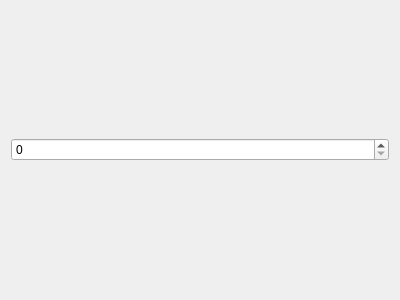
<?xml version="1.0" encoding="UTF-8"?>
<ui version="4.0">
 <class>IntSettingCard</class>
 <widget class="QWidget" name="IntSettingCard">
  <property name="geometry">
   <rect>
    <x>0</x>
    <y>0</y>
    <width>400</width>
    <height>300</height>
   </rect>
  </property>
  <property name="windowTitle">
   <string/>
  </property>
  <layout class="QGridLayout" name="gridLayout">
   <item row="0" column="0">
    <widget class="SpinBox" name="sb_val"/>
   </item>
  </layout>
 </widget>
 <customwidgets>
  <customwidget>
   <class>SpinBox</class>
   <extends>QSpinBox</extends>
   <header>qfluentwidgets</header>
  </customwidget>
 </customwidgets>
 <resources/>
 <connections/>
</ui>
